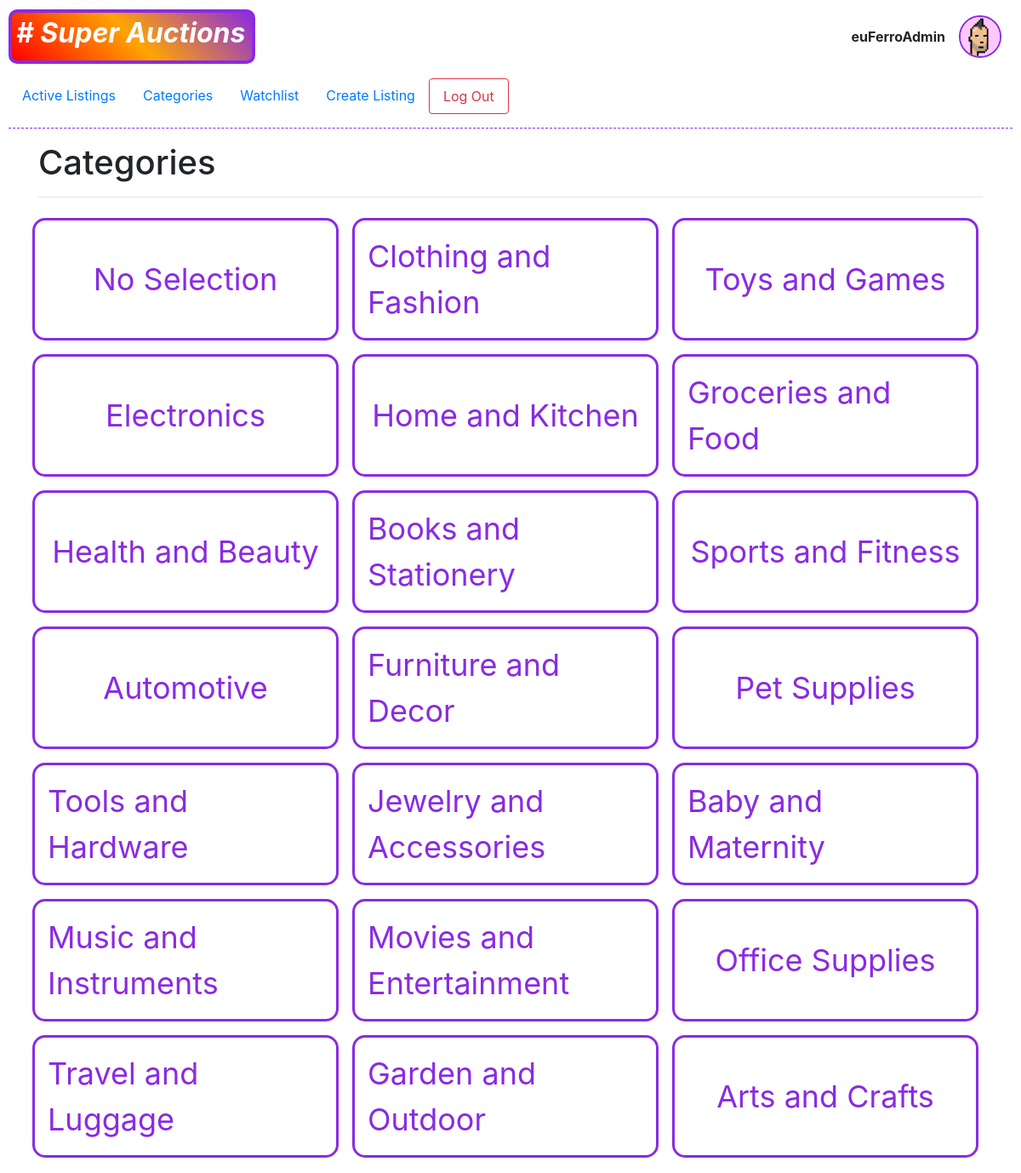
The page /categories (signed in) on the database its author committed.
### auctions/models.py (models this page shows)
class User(AbstractUser):
    profile_picture = models.ImageField(upload_to="imgs/profile/", blank=False, default="imgs/profile/default.jpeg")

### auctions/views.py (the view)
# urls.py: path("categories", views.categories, name="categories"),
def categories(request):
    if request.method == 'GET':
        context = {
            "categories": map(lambda choice: choice[0], Listing.CATEGORIES_CHOICES)
        }
        return render(request, "auctions/categories.html", context)
    else:
        return render(request, "auctions/not_found.html")

### auctions/templates/auctions/categories.html (shortened to what this page needs)
{% extends "auctions/layout.html" %}
{% block body %}
    <div class="container">
        <h1>Categories</h1>
        <hr>
        <div class="row">
            {% for category in categories %}
            <a href="{% url 'category' category %}" class="col-6-md col-12-sm m-2 categ-btn">
                {{category}}
            </a>
            {% endfor %}
        </div>
    </div>
{% endblock %}

### auctions/templates/auctions/layout.html (shortened to what this page needs)
{% load static %}
<!DOCTYPE html>
<html lang="en" translate="yes">
    <head>
        <link rel="stylesheet" href="https://stackpath.bootstrapcdn.com/bootstrap/4.4.1/css/bootstrap.min.css">
        <link href="{% static 'auctions/styles.css' %}" rel="stylesheet">
        <link href="{% static 'auctions/components.css' %}" rel="stylesheet">
    </head>
    <body>
        <header>
            <div style="display: flex; align-items: center;">
                <div class="super-auctions-logo">
                    <h2>
                        <strong># Super Auctions</strong>
                    </h2>
                </div>
                {% if user.is_authenticated %}
                    <div class="row profile-div">
                        <div class="m-2">
                            <strong>{{ user.username }}</strong>
                        </div>
                        <a class="m-2 profile-link">
                            <img src="{{user.profile_picture.url}}" class="profile-img">
                        </a>
                    </div>
                {% endif %}
            </div>
            <div class="my-3">
                <ul class="nav">
                    <li class="nav-item">
                        <a class="nav-link" href="{% url 'index' %}">Active Listings</a>
                    </li>
                    <li class="nav-item">
                        <a class="nav-link" href="{% url 'categories' %}">Categories</a>
                    </li>
                    {% if user.is_authenticated %}
                        <li class="nav-item">
                            <a class="nav-link" href="{% url 'watchlist' %}">Watchlist</a>
                        </li>
                        <li class="nav-item">
                            <a class="nav-link" href="{% url 'createlisting' %}">Create Listing</a>
                        </li>
                        <li class="nav-item">
                            <a class="nav-link btn btn-outline-danger" href="{% url 'logout' %}">Log Out</a>
                        </li>
                    {% endif %}
                </ul>
            </div>
        </header>
        <hr style="border-top: 1px dashed blueviolet;">
        {% block body %}
        {% endblock %}
    </body>
</html>

### auctions/static/auctions/styles.css (style rules this page uses)
body { padding: 10px; }
.categ-btn { text-decoration: none !important; }

### auctions/static/auctions/components.css (style rules this page uses)
.super-auctions-logo { color: white; min-width: 290px; width: 290px; border: 4px solid blueviolet; padding: 5px; border-radius: 10px; background: linear-gradient(45deg, red, orange, blueviolet); justify-self: start; font-style: oblique; }
.profile-div { display: flex; align-items: center; justify-content: end; width: 100%; margin-right: 5px; }
.profile-link { width: 50px; height: 50px; }
.profile-img { height: 100%; width: 100%; border-radius: 50%; border: 2px solid blueviolet }
.categ-btn { text-decoration: none !important; font-size: 3vmin; display: flex; justify-content:center; align-items: center; color: blueviolet; border: 3px solid blueviolet; border-radius: 15px; padding: 15px; width: 30vmin; }

### rows shown on the page
User: username "euFerroAdmin", profile_picture (picture)

### other values the page prints
{{ category }} "No Selection" "Clothing and Fashion" "Toys and Games" "Electronics" "Home and Kitchen" "Groceries and Food" "Health and Beauty" "Books and Stationery" "Sports and Fitness" "Automotive" "Furniture and Decor" "Pet Supplies" "Tools and Hardware" "Jewelry and Accessories" "Baby and Maternity" "Music and Instruments" "Movies and Entertainment" "Office Supplies" "Travel and Luggage" "Garden and Outdoor" "Arts and Crafts"
